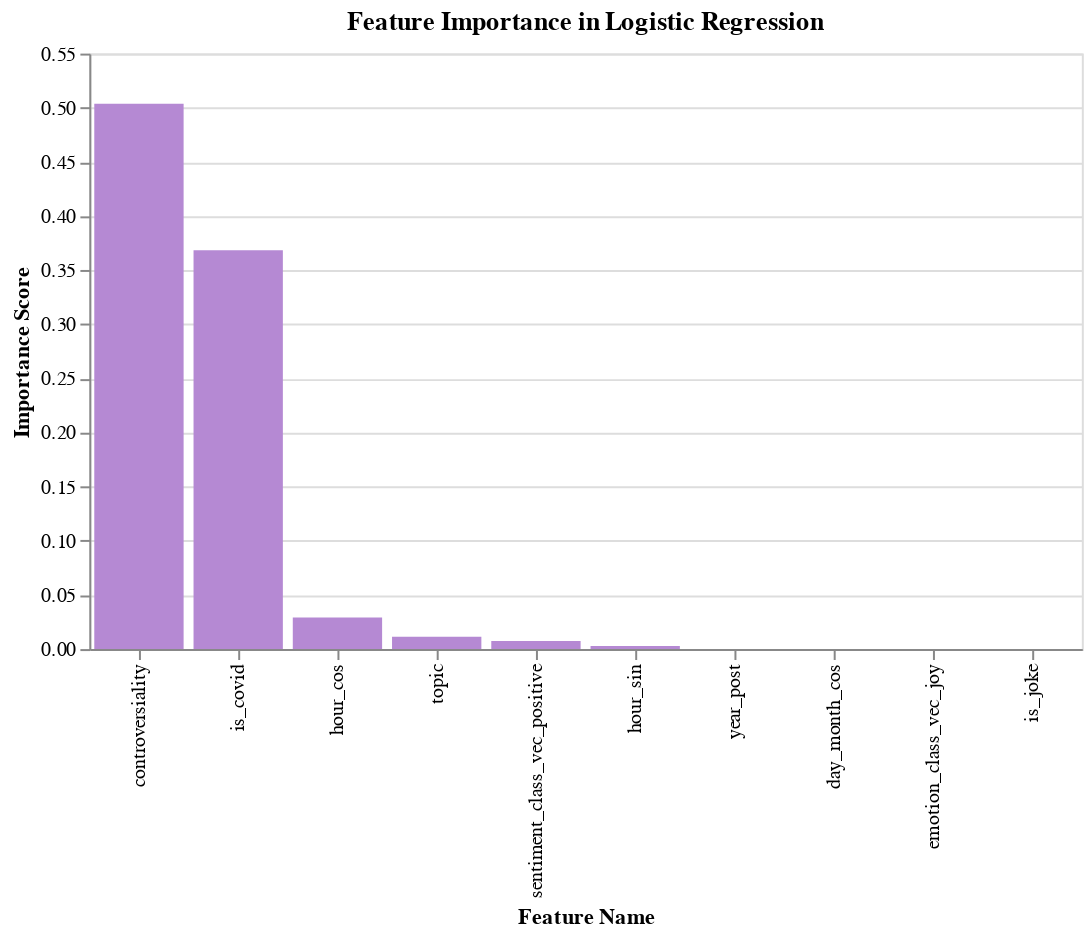

Notebook source saved alongside this figure:
### Code cell
def chart_imp_features(imp, model):
    categoryNames= list(imp.name)
    chart= alt.Chart(imp).mark_bar().encode(
       x=alt.X("name", title='Feature Name',sort=categoryNames),
       y=alt.Y("score", title='Importance Score')
       ).properties(
           title="Feature Importance in "+ model, 
           height=300, width=500
       )
    return chart

chart2_1= chart_imp_features(feature_importance_gbt,'Logistic Regression')
chart2_1=chart2_1.mark_bar(color='#B589D3')
chart2_1.save("plots/ml/fetaure_imp.html")
chart2_1

### Figure 1 — Vega-Lite specification as saved in the notebook (floating-point values rounded to 4 significant figures)
{"config": {"view": {"continuousWidth": 400, "continuousHeight": 300}}, "data": {"name": "data-e85ded97c02edd366d174dd9a06daf2f"}, "mark": {"type": "bar", "color": "#B589D3"}, "encoding": {"x": {"field": "name", "sort": ["controversiality", "is_covid", "hour_cos", "topic", "sentiment_class_vec_positive", "hour_sin", "year_post", "day_month_cos", "emotion_class_vec_joy", "is_joke"], "title": "Feature Name", "type": "nominal"}, "y": {"field": "score", "title": "Importance Score", "type": "quantitative"}}, "height": 300, "title": "Feature Importance in Logistic Regression", "width": 500, "$schema": "https://vega.github.io/schema/vega-lite/v4.17.0.json", "datasets": {"data-e85ded97c02edd366d174dd9a06daf2f": [{"idx": 7, "name": "controversiality", "vals": null, "score": 0.5036}, {"idx": 21, "name": "is_covid", "vals": null, "score": 0.3684}, {"idx": 11, "name": "hour_cos", "vals": null, "score": 0.02924}, {"idx": 10, "name": "topic", "vals": null, "score": 0.01146}, {"idx": 1, "name": "sentiment_class_vec_positive", "vals": null, "score": 0.007478}, {"idx": 12, "name": "hour_sin", "vals": null, "score": 0.002945}, {"idx": 19, "name": "year_post", "vals": null, "score": 1.062e-05}, {"idx": 17, "name": "day_month_cos", "vals": null, "score": 0.0}, {"idx": 4, "name": "emotion_class_vec_joy", "vals": null, "score": 0.0}, {"idx": 20, "name": "is_joke", "vals": null, "score": 0.0}]}}
